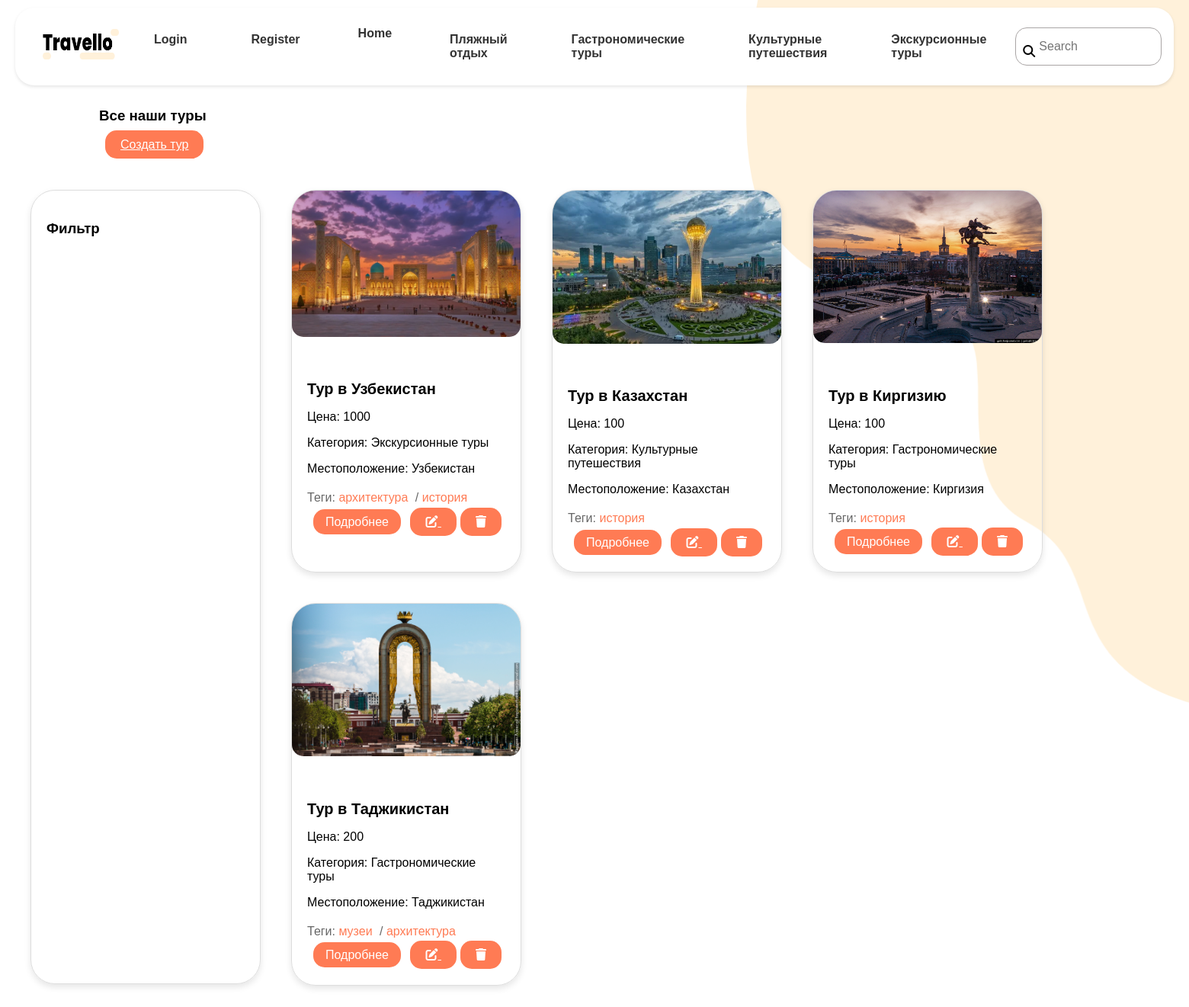
The page /workspace/ on the database its author committed.
### travel_tour/models.py (models this page shows, shortened)
class Category(models.Model):
    class Meta:
        verbose_name = 'категория'
        verbose_name_plural = 'категории'
    name = models.CharField(max_length=100, verbose_name='название')

class Tour(models.Model):
    class Meta:
        verbose_name = 'тур'
        verbose_name_plural = 'туры'
    name = models.CharField(verbose_name='название', max_length=100)
    image = models.ImageField(verbose_name='изображение', upload_to='tour_images')
    price = models.IntegerField(verbose_name='цена')
    description = models.TextField(verbose_name='описание', max_length=300)
    tags = models.ManyToManyField('Tag', verbose_name='теги')
    category = models.ForeignKey('Category', on_delete=models.PROTECT, related_name='tours', verbose_name='категория')
    location = models.CharField(max_length=200, verbose_name='местоположение')

class Tag(models.Model):
    class Meta:
        verbose_name = 'тег'
        verbose_name_plural = 'теги'
    name = models.CharField(max_length=100, verbose_name='название')

### workspace/views.py (the view)
# urls.py: path('workspace/', include('workspace.urls')),
def workspace(request):
    tours = Tour.objects.all()
    page = int(request.GET.get('page', 1))
    page_size = int(request.GET.get('page_size', 4))
    paginator = Paginator(tours, page_size)
    page_obj = paginator.get_page(page)
    return render(request, 'workspace/index.html', {'page_obj': page_obj})

### travel_tour/templatetags/custom_tags.py (called while the page is built)
@register.simple_tag()
def get_categories():
    return Category.objects.all()

### templates/workspace/index.html (shortened to what this page needs)
{% extends 'base.html' %}
{% block content %}
    <div class="d-flex justify-content-between mb-4">
        <h3>Все наши туры</h3>
        <div>
            <a href="{% url 'create_tour' %}" class="btn btn-success">Создать тур</a>
        </div>
    </div>
    <div class="row-container">
        <div class="row">
        <div class="col-12 col-md-4 col-lg-3 mb-4">
            <div id='card' class="card h-100">
                <div class="card-body">
                    <h3>Фильтр</h3>
                </div>
            </div>
        </div>
        <div class="col-12 col-md-8 col-lg-9">
            <div class="row">
                {% for item in page_obj %}
                <div class="col-lg-4 col-md-6 col-sm-6 col-12 mb-4">
                    <div class="card h-100">
                        <img src="{{ item.image.url }}" class="card-img-top" alt="">
                        <div class="card-body">
                            <h5 class="card-title">{{ item.name }}</h5>
                            <p class="card-price">Цена: {{ item.price }}</p>
                            <p class="card-category">Категория: {{ item.category.name }}</p>
                            <p class="card-location">Местоположение: {{ item.location }}</p>
                            <p class="card-text">
                                Теги:
                                {% for tag in item.tags.all %}
                                    <a href="#">{{ tag.name }}</a>{% if not forloop.last %} / {% endif %}
                                {% endfor %}
                            </p>
                            <div>
                                <a href="{% url 'detail_tour' item.id %}" class="btn btn-primary">Подробнее</a>
                                <a href="{% url 'update_tour' id=item.id %}" class="btn btn-warning">
                                    <i class="fa-solid fa-pen-to-square"></i>
                                </a>
                                <a id='trash' href="{% url 'delete_tour' id=item.id %}" class="btn btn-danger">
                                    <i class="fa-solid fa-trash"></i>
                                </a>
                            </div>
                        </div>
                    </div>
                </div>
                {% endfor %}
            </div>
        </div>
    </div>
    </div>
{% endblock %}

### templates/components/nav_categories.html
{% load custom_tags %}
{% get_categories as categories %}
{% for category in categories %}
    <li class="nav-item">
        <a class="nav-link" href="{% url 'index' %}?category={{ category.id }}">{{ category.name }}</a>
    </li>
{% endfor %}

### static/css/style.css (style rules this page uses)
nav ul li a { text-decoration: none; color: #333; }
.btn { background: #ff7b54; color: #fff; padding: 10px 20px; border: none; border-radius: 15px; cursor: pointer; }
.nav-item { margin-right: 15px; padding: 10px; border-radius: 5px; list-style: none; }
.nav-item a { text-decoration: none; color: #333; }
.card { border: 1px solid #ddd; border-radius: 8px; box-shadow: 0 4px 8px rgba(0, 0, 0, 0.1); margin-bottom: 20px; overflow: hidden; transition: box-shadow 0.3s ease; width: 300px; height: 500px; border-radius: 31.92px; margin: 20px; }
.card-img-top { width: 100%; height: auto; object-fit: cover; border-radius: 15px; }
.card-body { padding: 20px; }
.card-body p { font-size: 16px; margin-bottom: 10px; }
.card-title { font-size: 1.25rem; margin-bottom: 10px; }
.card-text { color: #666; line-height: 1.6; }
.card-text a { color: #ff7b54; text-decoration: none; margin-right: 5px; }
.btn-primary { background: #ff7b54; color: #fff; border: none; padding: 8px 16px; border-radius: 4px; text-decoration: none; border-radius: 15px; }
.nav-links .nav-item { margin-right: 20px; }
.nav-links .nav-item a { text-decoration: none; color: #333333; font-weight: bold; font-size: 16px; transition: color 0.3s ease; }
#card { height: 1040px; }
.btn { margin-top: 20px; }
.row { display: flex; }
.row .row { flex-wrap: wrap; }
.row-container { padding: 20px; }
#trash { margin-left: 5px; }
.nav-item { margin: 0 0.5rem; position: relative; }
.nav-link { text-decoration: none; color: #333; font-weight: bold; padding: 0.5rem; display: block; }
.btn { margin-left: 0.5rem; }
.d-flex { margin-left: 130px; margin-top: 6px; margin-bottom: 10px; }

### rows shown on the page
Category: name "Пляжный отдых"
Category: name "Гастрономические туры"
Category: name "Культурные путешествия"
Category: name "Экскурсионные туры"
Tour: image (picture), name "Тур в Узбекистан", price "1000", category.name "Экскурсионные туры", location "Узбекистан"
Tag: name "архитектура"
Tag: name "история"
Tour: image (picture), name "Тур в Казахстан", price "100", category.name "Культурные путешествия", location "Казахстан"
Tour: image (picture), name "Тур в Киргизию", price "100", category.name "Гастрономические туры", location "Киргизия"
Tour: image (picture), name "Тур в Таджикистан", price "200", category.name "Гастрономические туры", location "Таджикистан"
Tag: name "музеи"
